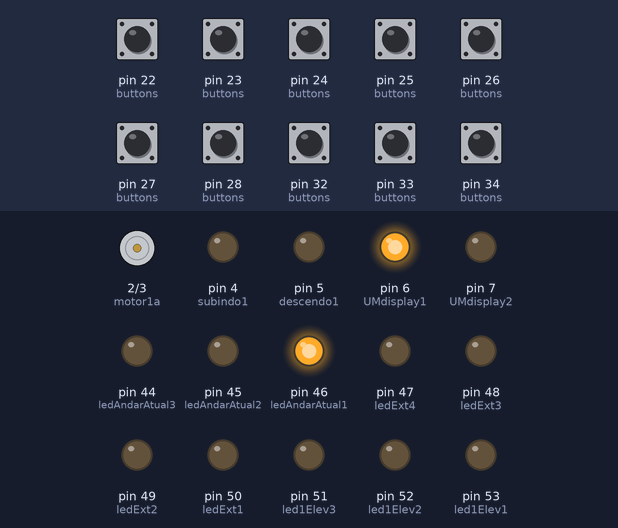
This sketch was run on a simulated Arduino Mega 2560, built with avr-gcc and run on an emulated ATmega2560. Parts: motor-driver pin pairs drawn as motors (green arrow = first pin HIGH = forward, orange = second pin HIGH = backward, longer = more drive), output pins drawn as LEDs (lit = HIGH). The test bench sets the inputs (shaded band); at power-on: pin 22 (buttons), pin 23 (buttons), pin 24 (buttons), pin 25 (buttons), pin 26 (buttons), pin 27 (buttons), pin 28 (buttons), pin 32 (buttons), pin 33 (buttons), pin 34 (buttons) HIGH. What the sketch prints to the serial monitor is not drawn.

Above: at 2.7 s.
2.8 s: pin 22 (buttons) pulled LOW for 0.15 s
At 4.7 s:
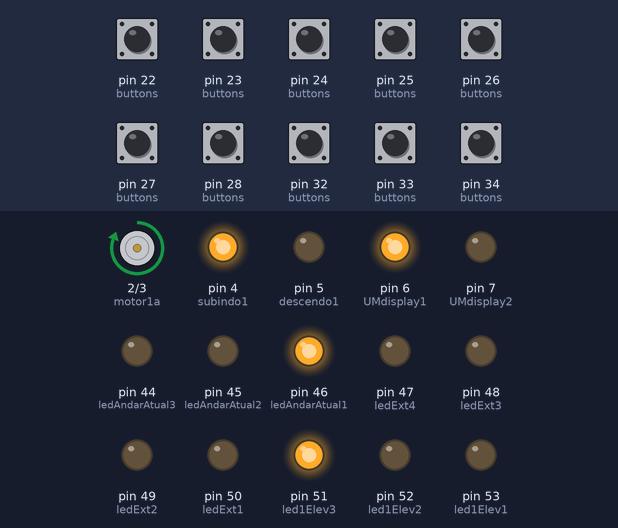
5.0 s: pin 23 (buttons) pulled LOW for 0.15 s
At 6.2 s:
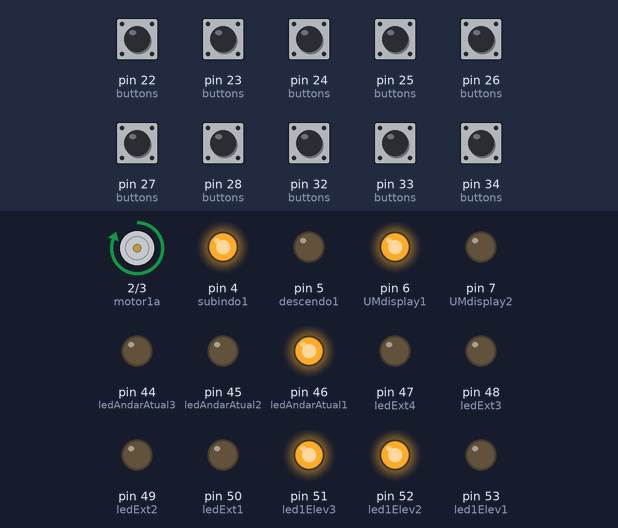
6.6 s: pin 24 (buttons) pulled LOW for 0.15 s
At 7.8 s:
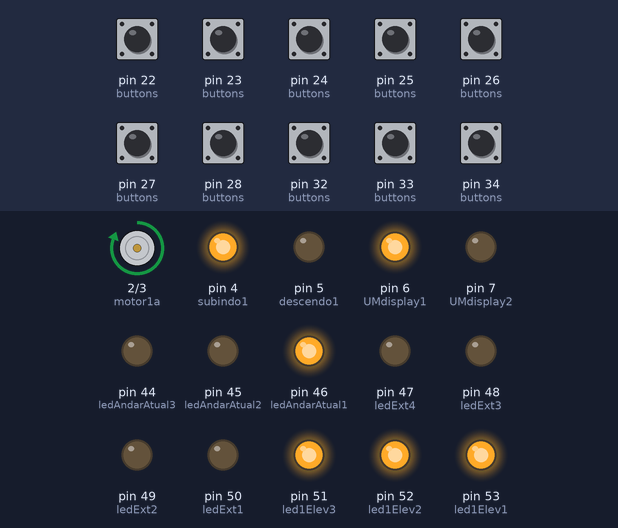
8.2 s: pin 25 (buttons) pulled LOW for 0.15 s
At 9.0 s:
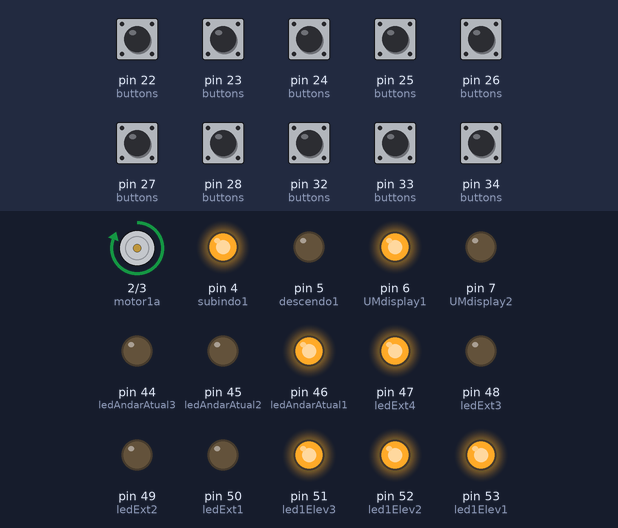
9.8 s: pin 26 (buttons) pulled LOW for 0.15 s
At 10.1 s:
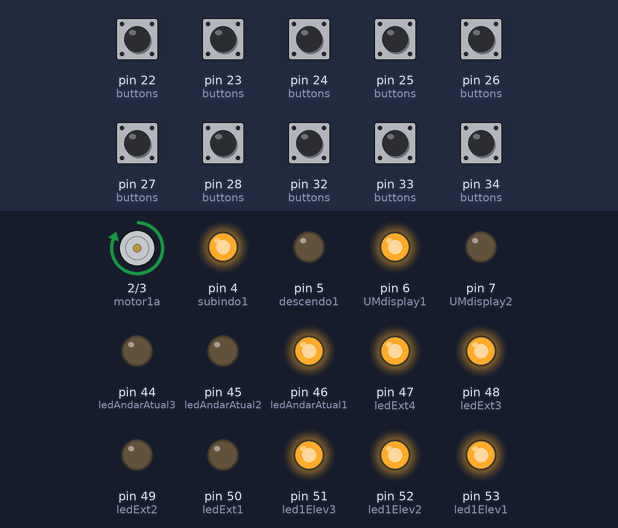
11.4 s: pin 27 (buttons) pulled LOW for 0.15 s
At 12.7 s:
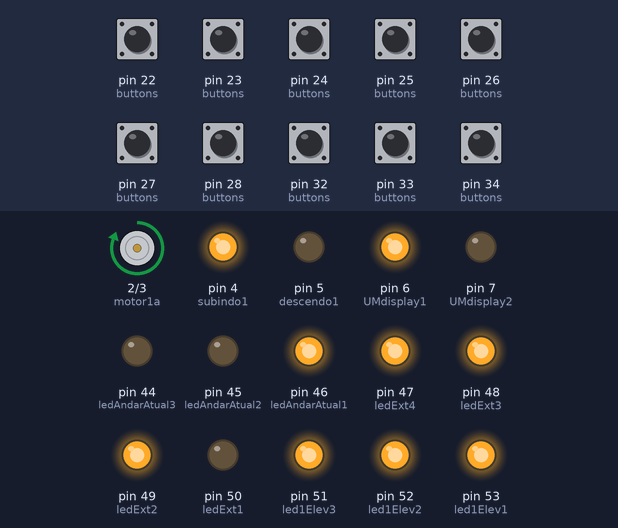
Timing chart, 0 to 14.0 s (numbered marks = the images above; inputs shaded):
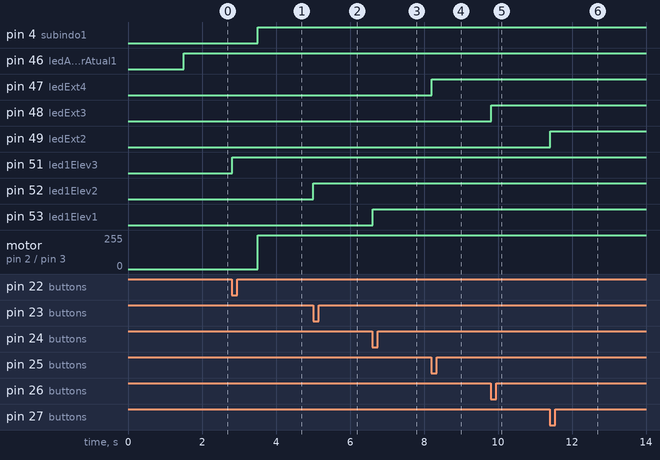

Measured:
- after the input at 2.8 s, pin 4 (subindo1): LOW → HIGH after 0.70 s; pin 51 (led1Elev3): LOW → HIGH at once; motor on pin 2 (motor1a) / pin 3 (motor1b): stopped → forward 255/255 after 0.70 s
- after the input at 5.0 s, pin 52 (led1Elev2): LOW → HIGH at once
- after the input at 6.6 s, pin 53 (led1Elev1): LOW → HIGH at once
- after the input at 8.2 s, pin 47 (ledExt4): LOW → HIGH at once
- after the input at 9.8 s, pin 48 (ledExt3): LOW → HIGH at once
- after the input at 11.4 s, pin 49 (ledExt2): LOW → HIGH at once

The sketch:

ElevadorSimu2.ino
```cpp
//#include "Threads.h"
//#include "ThreadsController.h"
//ELEVADOR1
int motor1a=2;
int motor1b=3;
//LED SENTIDO;
int subindo1=4;
int descendo1=5;
//Display Andar
int UMdisplay1=6;
int UMdisplay2=7;
//FINS DE CURSO
byte  UMSensor1Andar = 34;
byte  UMSensor2Andar = 33;
byte  UMSensor3Andar = 32;


//BOTOES EXTERNOS
byte  primeiroAndar = 28;
byte  segundoAndarS = 27;
byte  segundoAndarD = 26;
byte  terceiroAndar = 25;

int ledExt1 = 50;
int ledExt2 = 49;
int ledExt3 = 48;
int ledExt4 = 47;

//BOTOES INTERNOS ELEVADOR1
byte  UMInt1Andar = 24;
byte  UMInt2Andar = 23;
byte  UMInt3Andar = 22;

int led1Elev1=53;
int led1Elev2=52;
int led1Elev3=51;


int ledAndarAtual1=46;
int ledAndarAtual2=45;
int ledAndarAtual3=44;

int buttonsOutput[]={motor1a,motor1b,
                    UMdisplay1,UMdisplay2,
                    subindo1, descendo1,
                    led1Elev1,led1Elev2,led1Elev3,
                    ledExt1,ledExt2,ledExt3,ledExt4,
                    ledAndarAtual1,ledAndarAtual2,ledAndarAtual3};

#define NUMOUTPUTS sizeof(buttonsOutput)


//Variavel que guarda os andares a serem atendidos
//andaresParaAtender={0,0,0,1} = Atender 3 andar
//andaresParaAtender={0,1,0,0} = Atender 2 andar baixo
//andaresParaAtender={0,0,1,0} = Atender 2 andar cima
//andaresParaAtender={1,0,0,0} = Atender 1 andar
int andaresParaAtender[4]={0,0,0,0};
int andaresParaEntregar1[3]={0,0,0};

int andarAtualElevador1 =1;

#define OpenTime 2000
long timeElevator1 = 0;

#define DEBOUNCE 10  // button debouncer, how many ms to debounce, 5+ ms is usually plenty

byte buttons[] = {UMSensor1Andar, UMSensor2Andar, UMSensor3Andar,
                  primeiroAndar, segundoAndarS, segundoAndarD, terceiroAndar,
                  UMInt1Andar, UMInt2Andar, UMInt3Andar};
//determine how big the array up above is, by checking the size
#define NUMBUTTONS sizeof(buttons)

#define DEBOUNCE 10  // how many ms to debounce, 5+ ms is usually plenty

//track if a button is just pressed, just released, or 'currently pressed'
byte pressed[NUMBUTTONS], justpressed[NUMBUTTONS], justreleased[NUMBUTTONS];
byte previous_keystate[NUMBUTTONS], current_keystate[NUMBUTTONS];

void setup(){
  byte i;
  Serial.begin(9600); //set up serial port
   delay(500);
  Serial.print("Button checker with ");
     delay(500);
  Serial.write(254);  // start LCD control mode before sending control instruction to it
  Serial.write(1);  delay(500);  // Clear LCD, delay is a must.
  Serial.print(NUMBUTTONS, DEC);
  Serial.println(" buttons");
  // Make input &amp; enable pull-up resistors on switch pins
  for (i=0; i< NUMBUTTONS; i++) {
    pinMode(buttons[i], INPUT);
    digitalWrite(buttons[i], HIGH);
  }
  for (i=0; i< NUMOUTPUTS; i++) {
    pinMode(buttonsOutput[i], OUTPUT);
  }
  displayElevador1(1);
  para1(1);
}

void loop() {
  byte thisSwitch=thisSwitch_justPressed();
  switch(thisSwitch){
    //ELEVADOR1 CHEGOU ANDAR 1
    case 0:
      displayElevador1(1);
      //PRECISA ENTREGAR ALGUEM NESSE ANDAR OU ALGUEM CHAMOU NESSE ANDAR?
      if(andaresParaEntregar1[0]==1||andaresParaAtender[0]==1){
        para1(1);
      }
    break;
    //ELEVADOR1 CHEGOU ANDAR 2
    case 1:
      displayElevador1(2);
      //PRECISA ENTREGAR ALGUEM NESSE ANDAR?
      if(andaresParaEntregar1[1]==1){
        para1(2);

      }
      //PRECISA PEGAR ALGUEM NESSE ANDAR e A PESSOA VAI SUBIR E NÃO TEM NINGUEM PEDINDO PRA DESCER
      else if( (andaresParaAtender[2]==1) && (andaresParaEntregar1[0]==0) ){
        para1(2);
      }
      //PRECISA PEGAR ALGUEM NESSE ANDAR e A PESSOA VAI DESCER E NÃO TEM NINGUEM PEDINDO PRA SUBIR
      else if( (andaresParaAtender[1]==1) && (andaresParaEntregar1[2]==0) ){
        para1(2);
      }
    break;
    //ELEVADOR1 CHEGOU ANDAR 3
    case 2:
      displayElevador1(3);
      //PRECISA ENTREGAR ALGUEM NESSE ANDAR OU ALGUEM CHAMOU NESSE ANDAR?
      if(andaresParaEntregar1[2]==1||andaresParaAtender[3]==1){
        para1(3);
      }
    break;

    //CHAMOU EXTERNO ANDAR1
    case 3:
      andaresParaAtender[0]=1;
    break;
    //CHAMOU EXTERNO ANDAR2 DESCE
    case 4:
      andaresParaAtender[1]=1;
    break;
    //CHAMOU EXTERNO ANDAR2 SOBE
    case 5:
      andaresParaAtender[2]=1;
    break;
    //CHAMOU EXTERNO ANDAR3
    case 6:
      andaresParaAtender[3]=1;
    break;

    //ELEV1 MANDOU INTERNO ANDAR1
    case 7:
      andaresParaEntregar1[0]=1;
    break;
    //ELEV1 MANDOU INTERNO ANDAR2
    case 8:
      andaresParaEntregar1[1]=1;
    break;
    //ELEV1 MANDOU INTERNO ANDAR3
    case 9:
      andaresParaEntregar1[2]=1;
    break;
  }

  if(millis()-timeElevator1>OpenTime){
    //Esta no primeiro
    if(andarAtualElevador1==1){
      //precisa entregar no segundo ou terceiro
      if(andaresParaEntregar1[1]==1||andaresParaEntregar1[2]==1){
        sobe1();
      }
      //Alguem chamou no segundo ou terceiro
      else if(andaresParaAtender[1]==1||andaresParaAtender[2]==1||andaresParaAtender[3]==1){
        sobe1();
      }
    }
    //Esta no segundo
    else if(andarAtualElevador1==2){
      //precisa entregar no primeiro
      if(andaresParaEntregar1[0]==1){
        desce1();
      }
      //precisa entregar no terceiro
      else if(andaresParaEntregar1[2]==1){
        sobe1();
      }
      //Alguem chamou no primeiro
      else if(andaresParaAtender[0]==1){
        desce1();
      }
      //Alguem chamou no terceiro
      else if(andaresParaAtender[3]==1){
        sobe1();
      }
    }
    //Esta no terceiro
    else if(andarAtualElevador1==3){
      //precisa entregar no primeiro ou segundo
      if(andaresParaEntregar1[0]==1||andaresParaEntregar1[1]==1){
        desce1();
      }
      //Alguem chamou no primeiro ou segundo
      else if(andaresParaAtender[0]==1||andaresParaAtender[1]==1||andaresParaAtender[2]==1){
        desce1();
      }
    }
  }

  if(andarAtualElevador1==1){
    digitalWrite(ledAndarAtual1, HIGH);
      digitalWrite(ledAndarAtual2, LOW);
            digitalWrite(ledAndarAtual3, LOW);
  }else if(andarAtualElevador1==2){
    digitalWrite(ledAndarAtual2, HIGH);
          digitalWrite(ledAndarAtual1, LOW);
                digitalWrite(ledAndarAtual3, LOW);
  }else if(andarAtualElevador1==3){
      digitalWrite(ledAndarAtual3, HIGH);
            digitalWrite(ledAndarAtual1, LOW);
                  digitalWrite(ledAndarAtual2, LOW);
  }
  digitalWrite(led1Elev1, andaresParaEntregar1[0]);
  digitalWrite(led1Elev2, andaresParaEntregar1[1]);
  digitalWrite(led1Elev3, andaresParaEntregar1[2]);

  digitalWrite(ledExt1, andaresParaAtender[0]);
  digitalWrite(ledExt2, andaresParaAtender[1]);
  digitalWrite(ledExt3, andaresParaAtender[2]);
  digitalWrite(ledExt4, andaresParaAtender[3]);

}

void check_switches()
{
  static byte previousstate[NUMBUTTONS];
  static byte currentstate[NUMBUTTONS];
  static long lasttime;
  byte index;
  if (millis() < lasttime) {
    // we wrapped around, lets just try again
    lasttime = millis();
  }
  if ((lasttime + DEBOUNCE) > millis()) {
    // not enough time has passed to debounce
    return;
  }
  // ok we have waited DEBOUNCE milliseconds, lets reset the timer
  lasttime = millis();
  for (index = 0; index < NUMBUTTONS; index++) {
    justpressed[index] = 0;       //when we start, we clear out the "just" indicators
    justreleased[index] = 0;
    currentstate[index] = digitalRead(buttons[index]);   //read the button
    if (currentstate[index] == previousstate[index]) {
      if ((pressed[index] == LOW) && (currentstate[index] == LOW)) {
        // just pressed
        justpressed[index] = 1;
      }
      else if ((pressed[index] == HIGH) && (currentstate[index] == HIGH)) {
        justreleased[index] = 1; // just released
      }
      pressed[index] = !currentstate[index];  //remember, digital HIGH means NOT pressed
    }
    previousstate[index] = currentstate[index]; //keep a running tally of the buttons
  }
}

byte thisSwitch_justPressed() {
  byte thisSwitch = 255;
  check_switches();  //check the switches &amp; get the current state
  for (byte i = 0; i < NUMBUTTONS; i++) {
    current_keystate[i]=justpressed[i];
    if (current_keystate[i] != previous_keystate[i]) {
      if (current_keystate[i])
        thisSwitch=i;
    }
    previous_keystate[i]=current_keystate[i];
  }
  return thisSwitch;
}

void sobe1(){
  //ELEVADOR1
  digitalWrite(motor1a,HIGH);
  digitalWrite(motor1b, LOW);
  digitalWrite(subindo1, HIGH);
  digitalWrite(descendo1, LOW);
}
void desce1(){
  //ELEVADOR1
  digitalWrite(motor1a,LOW);
  digitalWrite(motor1b,HIGH);
  digitalWrite(subindo1, LOW);
  digitalWrite(descendo1, HIGH);
}
void para1(int andar){
  //ELEVADOR1
  timeElevator1 = millis();
  digitalWrite(motor1a,LOW);
  digitalWrite(motor1b,LOW);
  digitalWrite(subindo1, LOW);
  digitalWrite(descendo1, LOW);
  if(andar==1){
    andarAtualElevador1=1;
    andaresParaEntregar1[0]=0;
    andaresParaAtender[0]=0;
  }else if(andar==2){
    andarAtualElevador1=2;
    andaresParaEntregar1[1]=0;
    andaresParaAtender[1]=0;
    andaresParaAtender[2]=0;
  }else if(andar==3){
    andarAtualElevador1=3;
    andaresParaAtender[3]=0;
    andaresParaEntregar1[2]=0;
  }
}
void displayElevador1(int andar){
  switch (andar) {
      case 1:
        digitalWrite(UMdisplay1, HIGH);
        digitalWrite(UMdisplay2, LOW);
        break;
      case 2:
        digitalWrite(UMdisplay1, LOW);
        digitalWrite(UMdisplay2, HIGH);
        break;
      case 3:
        digitalWrite(UMdisplay1, HIGH);
        digitalWrite(UMdisplay2, HIGH);
        break;
      default:
        digitalWrite(UMdisplay1, LOW);
        digitalWrite(UMdisplay2, LOW);
  }
}
```
